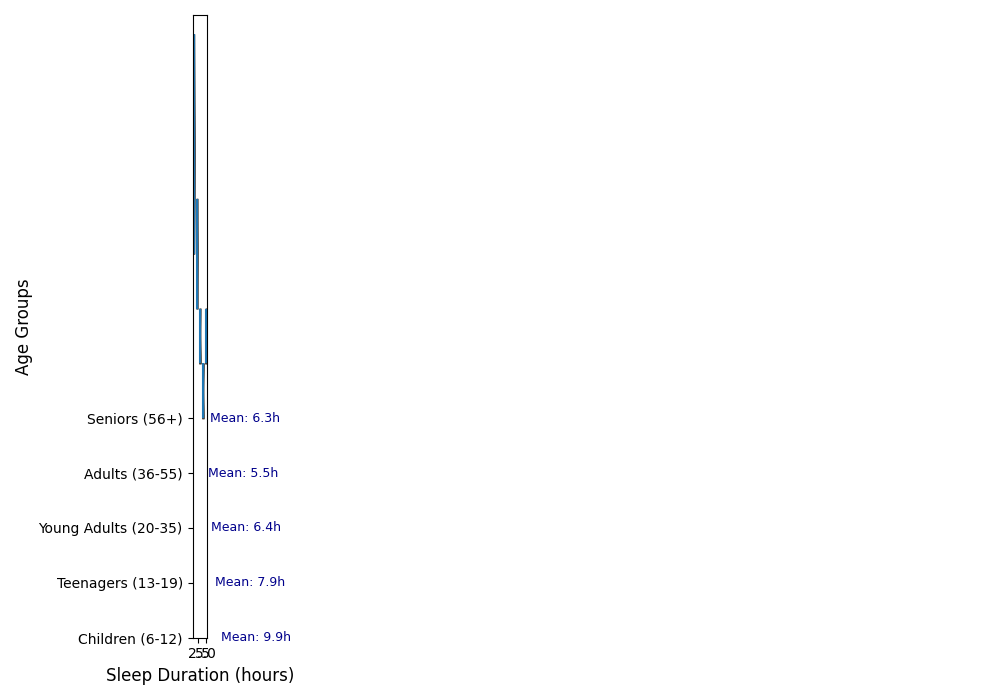

Source code (Python):
import matplotlib.pyplot as plt
import numpy as np

# Defining the artificial data
children = [9, 9, 10, 11, 10, 9, 10, 11, 12, 9, 10, 11, 8, 9, 10, 11, 10, 9, 10]
teenagers = [7, 8, 9, 7, 8, 7, 8, 9, 7, 8, 9, 7, 8, 9, 8, 8, 7, 9]
young_adults = [6, 6, 7, 6, 7, 6, 6, 7, 7, 6, 7, 6, 6, 7]
adults = [5, 6, 5, 6, 5, 6, 5, 6, 5, 6, 5, 6, 6, 5, 6, 5]
seniors = [6, 6, 7, 6, 6, 7, 6, 7, 6, 6, 7, 6, 7, 6, 6]

data = [children, teenagers, young_adults, adults, seniors]
age_groups = ['Children (6-12)', 'Teenagers (13-19)', 'Young Adults (20-35)', 'Adults (36-55)', 'Seniors (56+)']

fig, ax = plt.subplots(figsize=(10, 7))

violin = ax.violinplot(data, showmeans=False, showmedians=True)

colors = ['#9575cd', '#add8e6', '#fdd835', '#c3e6cb', '#ffcccb']
for patch, color in zip(violin['bodies'], colors):
    patch.set_facecolor(color)
    patch.set_edgecolor('black')
    patch.set_alpha(0.7)

plt.ylabel('Age Groups', fontsize=12)
plt.xlabel('Sleep Duration (hours)', fontsize=12)
plt.yticks(range(1, len(age_groups) + 1), age_groups, fontsize=10)

for i, group in enumerate(data):
    mean_val = np.mean(group)
    plt.text(mean_val + 0.1, i + 1, f'Mean: {mean_val:.1f}h', verticalalignment='center', fontsize=9, color='darkblue')

plt.tight_layout()

plt.show()
